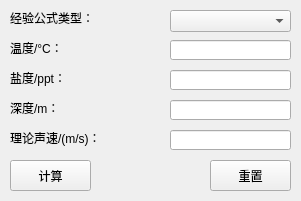
<?xml version="1.0" encoding="UTF-8"?>
<ui version="4.0">
 <class>SoundSpeedOfSeaWaterClass</class>
 <widget class="QMainWindow" name="SoundSpeedOfSeaWaterClass">
  <property name="geometry">
   <rect>
    <x>0</x>
    <y>0</y>
    <width>301</width>
    <height>201</height>
   </rect>
  </property>
  <property name="windowTitle">
   <string>声速经验公式计算器</string>
  </property>
  <widget class="QWidget" name="centralWidget">
   <widget class="QLabel" name="lblFunType">
    <property name="geometry">
     <rect>
      <x>10</x>
      <y>10</y>
      <width>91</width>
      <height>16</height>
     </rect>
    </property>
    <property name="text">
     <string>经验公式类型：</string>
    </property>
   </widget>
   <widget class="QComboBox" name="cbxFunType">
    <property name="geometry">
     <rect>
      <x>170</x>
      <y>10</y>
      <width>121</width>
      <height>22</height>
     </rect>
    </property>
   </widget>
   <widget class="QLabel" name="lblTemp">
    <property name="geometry">
     <rect>
      <x>10</x>
      <y>40</y>
      <width>151</width>
      <height>16</height>
     </rect>
    </property>
    <property name="text">
     <string>温度/°C：</string>
    </property>
   </widget>
   <widget class="QLabel" name="lblSalt">
    <property name="geometry">
     <rect>
      <x>10</x>
      <y>70</y>
      <width>151</width>
      <height>16</height>
     </rect>
    </property>
    <property name="text">
     <string>盐度/ppt：</string>
    </property>
   </widget>
   <widget class="QLabel" name="lblDepth">
    <property name="geometry">
     <rect>
      <x>10</x>
      <y>100</y>
      <width>151</width>
      <height>16</height>
     </rect>
    </property>
    <property name="text">
     <string>深度/m：</string>
    </property>
   </widget>
   <widget class="QLineEdit" name="txtTemp">
    <property name="geometry">
     <rect>
      <x>170</x>
      <y>40</y>
      <width>121</width>
      <height>20</height>
     </rect>
    </property>
   </widget>
   <widget class="QLineEdit" name="txtSalt">
    <property name="geometry">
     <rect>
      <x>170</x>
      <y>70</y>
      <width>121</width>
      <height>20</height>
     </rect>
    </property>
   </widget>
   <widget class="QLineEdit" name="txtDepth">
    <property name="geometry">
     <rect>
      <x>170</x>
      <y>100</y>
      <width>121</width>
      <height>20</height>
     </rect>
    </property>
   </widget>
   <widget class="QLabel" name="lblSpeed">
    <property name="geometry">
     <rect>
      <x>10</x>
      <y>130</y>
      <width>151</width>
      <height>16</height>
     </rect>
    </property>
    <property name="text">
     <string>理论声速/(m/s)：</string>
    </property>
   </widget>
   <widget class="QLineEdit" name="txtSpeed">
    <property name="geometry">
     <rect>
      <x>170</x>
      <y>130</y>
      <width>121</width>
      <height>20</height>
     </rect>
    </property>
    <property name="readOnly">
     <bool>true</bool>
    </property>
   </widget>
   <widget class="QPushButton" name="btnCalculate">
    <property name="geometry">
     <rect>
      <x>10</x>
      <y>160</y>
      <width>81</width>
      <height>31</height>
     </rect>
    </property>
    <property name="text">
     <string>计算</string>
    </property>
   </widget>
   <widget class="QPushButton" name="btnReset">
    <property name="geometry">
     <rect>
      <x>210</x>
      <y>160</y>
      <width>81</width>
      <height>31</height>
     </rect>
    </property>
    <property name="text">
     <string>重置</string>
    </property>
   </widget>
  </widget>
 </widget>
 <layoutdefault spacing="6" margin="11"/>
 <resources>
  <include location="SoundSpeedOfSeaWater.qrc"/>
 </resources>
 <connections>
  <connection>
   <sender>cbxFunType</sender>
   <signal>activated(int)</signal>
   <receiver>SoundSpeedOfSeaWaterClass</receiver>
   <slot>ComboBox_Actived(int)</slot>
   <hints>
    <hint type="sourcelabel">
     <x>203</x>
     <y>19</y>
    </hint>
    <hint type="destinationlabel">
     <x>143</x>
     <y>66</y>
    </hint>
   </hints>
  </connection>
  <connection>
   <sender>btnCalculate</sender>
   <signal>clicked()</signal>
   <receiver>SoundSpeedOfSeaWaterClass</receiver>
   <slot>btnCalculate_Clicked()</slot>
   <hints>
    <hint type="sourcelabel">
     <x>47</x>
     <y>174</y>
    </hint>
    <hint type="destinationlabel">
     <x>138</x>
     <y>174</y>
    </hint>
   </hints>
  </connection>
  <connection>
   <sender>btnReset</sender>
   <signal>clicked()</signal>
   <receiver>SoundSpeedOfSeaWaterClass</receiver>
   <slot>btnReset_Clicked()</slot>
   <hints>
    <hint type="sourcelabel">
     <x>267</x>
     <y>182</y>
    </hint>
    <hint type="destinationlabel">
     <x>130</x>
     <y>149</y>
    </hint>
   </hints>
  </connection>
 </connections>
 <slots>
  <slot>ComboBox_Actived(int)</slot>
  <slot>btnCalculate_Clicked()</slot>
  <slot>btnReset_Clicked()</slot>
 </slots>
</ui>
